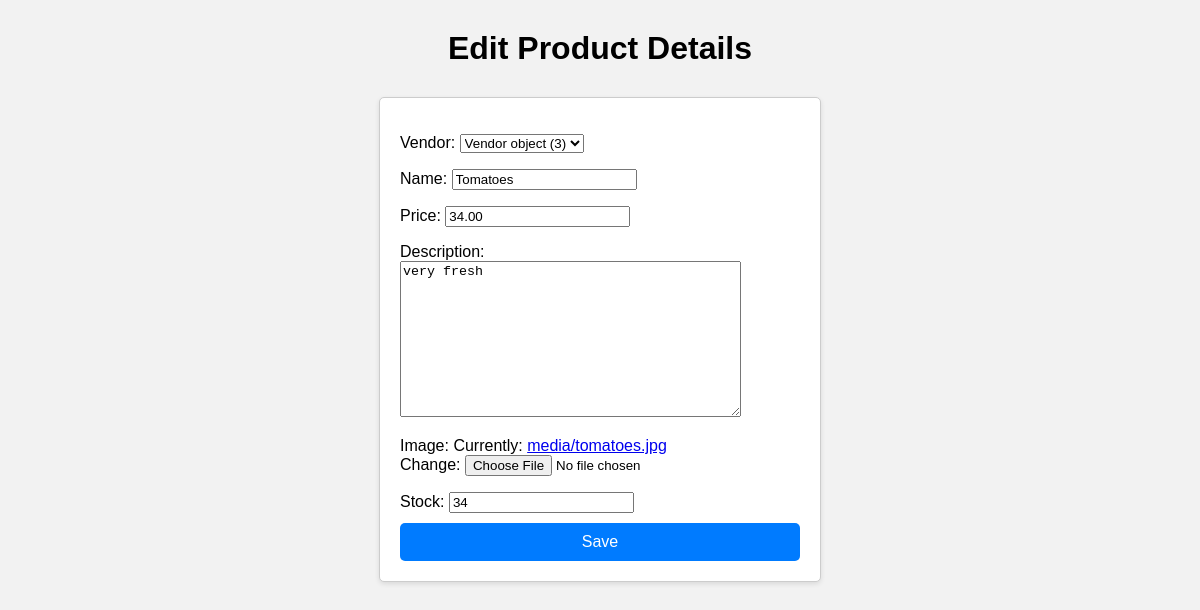
Before: /inventory/product/edit/49/ with the older database file.
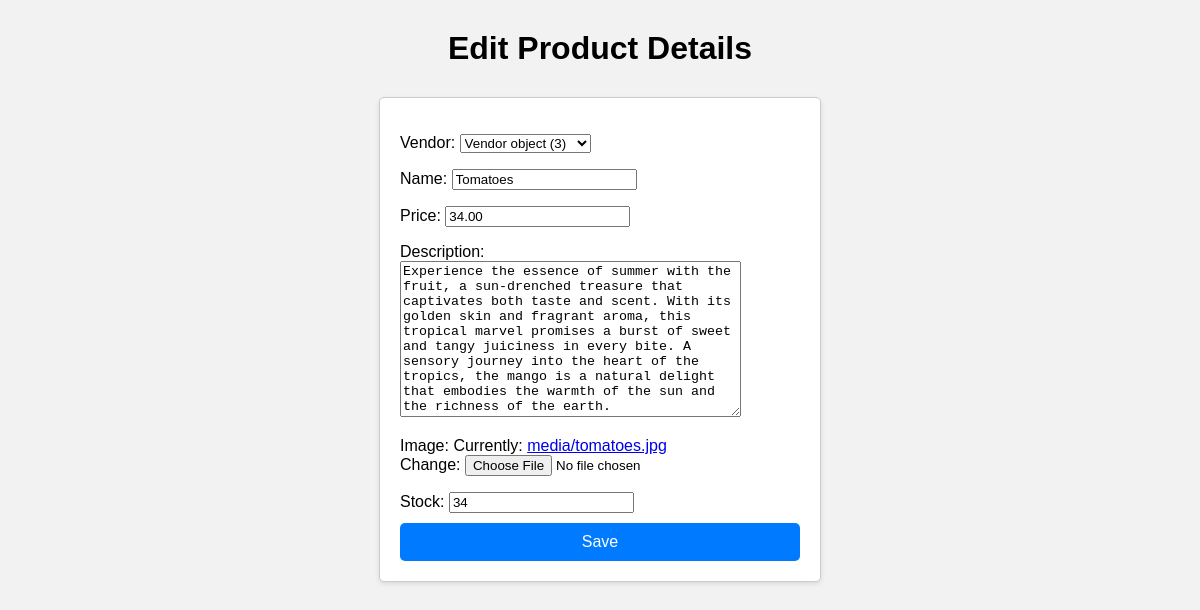
After: the same page with the newer database file.
### inventory/models.py (models this page shows)
class Product(models.Model):
    vendor=models.ForeignKey(Vendor, null=True, on_delete=models.CASCADE)
    name=models.CharField(max_length=32)
    price=models.DecimalField(max_digits=8,decimal_places=2)
    description=models.TextField()
    image=models.ImageField(upload_to='media')
    date_created=models.DateTimeField(auto_now_add=True)
    date_updated=models.DateTimeField(auto_now=True)
    stock=models.PositiveIntegerField()

### inventory/views.py (the view)
# urls.py: path("product/edit/<int:id>/", product_update_view, name="product_update_view"),
def product_update_view(request, id):
    product = Product.objects.get(id=id)
    if request.method == 'POST':
        form = ProductUploadForm(request.POST, instance=product)
        if form.is_valid():
            form.save()
            return redirect("products_list")
    else:
        form = ProductUploadForm(instance=product)
    return render(request, "inventory/edit_product.html", {'form': form})

### inventory/forms.py
class ProductUploadForm(forms.ModelForm):
    class Meta:
        model = Product
        fields = "__all__"

### templates/inventory/edit_product.html (shortened to what this page needs)
<!DOCTYPE html>
<html lang="en">
<head>
</head>
<body>
    <h1>Edit Product Details</h1>
    <form method="POST" class="upload-form">
       {{form.as_p}}
       <button type="submit">Save</button>
    </form>
</body>
</html>

Changed rows visible on the page:
changed Product "Vendor object (3)": description "very fresh" → "Experience the essence of summer with the fruit, a sun-drenched treasure that captivates both taste and scent. With its golden skin and fragrant aroma, this tropical marvel promises a burst of sweet and tangy juiciness in every bite. A sensory journey into the heart of the tropics, the mango is a natural delight that embodies the warmth of the sun and the richness of the earth."
